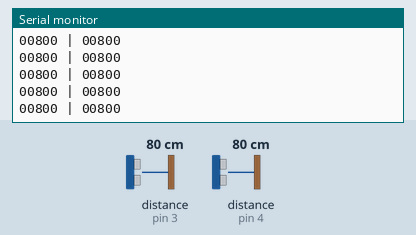
This sketch was run on a simulated Arduino Uno, built for the host (arithmetic inside an expression is 32-bit, double 64-bit). On the bench: the last lines printed to the serial monitor. The test bench sets the inputs (shaded band); at power-on: distance to the obstacle (sensors on pin 3, pin 4) 80 cm.

Above: at 1.2 s.
1.3 s: distance to the obstacle (sensor on pin 3) set to 2 cm
At 2.4 s:
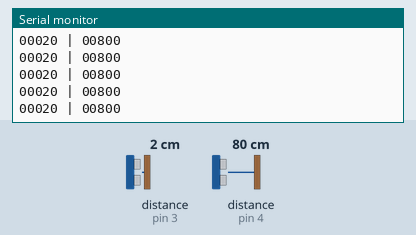
2.8 s: distance to the obstacle (sensor on pin 4) set to 2 cm
At 3.5 s:
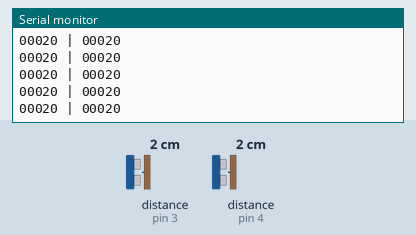
4.3 s: distance to the obstacle (sensor on pin 3) set to 4 cm
At 4.8 s:
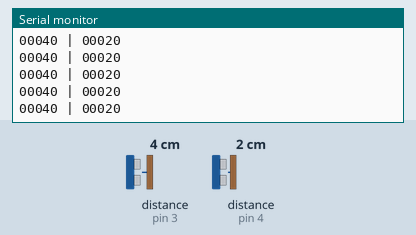
5.8 s: distance to the obstacle (sensor on pin 4) set to 4 cm
At 6.9 s:
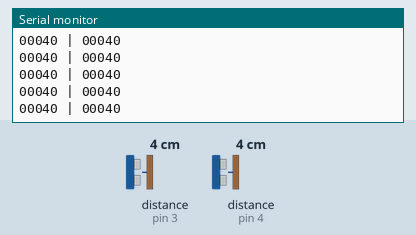
Timing chart, 0 to 8.3 s (numbered marks = the images above; inputs shaded):
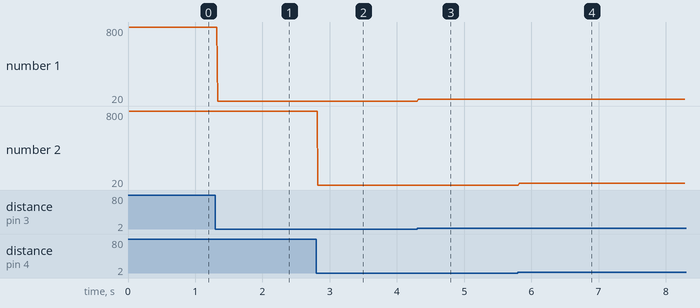

The sketch:

distance_sensor_sketch.ino
```cpp
#include <Wire.h>
#include "Ultrasonic.h"

#define RANGERPIN1 3
#define RANGERPIN2 4

Ultrasonic ultrasonic1(RANGERPIN1);
Ultrasonic ultrasonic2(RANGERPIN2);

void setup() {

  Serial.begin(9600);

}

void loop() {

  char _buffer[7];
  int millimeters1;
  int millimeters2;

  millimeters1 = ultrasonic1.MeasureInMillimeters();
  millimeters2 = ultrasonic2.MeasureInMillimeters();
  delay(10);

  sprintf( _buffer, "%05u | %05u", millimeters1, millimeters2);


  Serial.println(_buffer);
}
```

Measured:
- after the input at 1.3 s, the serial monitor: prints a new line at once (image 1)
- after the input at 2.8 s, the serial monitor: prints a new line at once (image 2)
- after the input at 4.3 s, the serial monitor: prints a new line at once (image 3)
- after the input at 5.8 s, the serial monitor: prints a new line at once (image 4)
- plotted number 1: 800 → 20 after the input at 1.3 s, 20 → 40 after the input at 4.3 s
